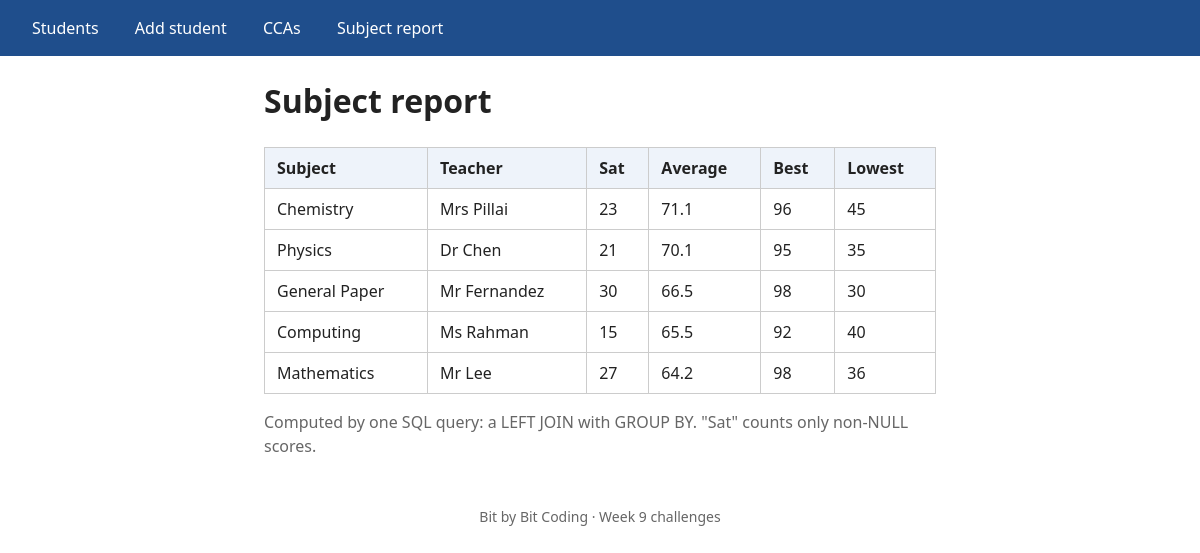
Screenshot of /report with the database file from the repository.
### tables this page shows
CREATE TABLE subjects (
    subject_id  INTEGER PRIMARY KEY,
    name        TEXT NOT NULL UNIQUE,
    teacher     TEXT NOT NULL
);

### week-09-flask-sqlite-crud/Answers/challenges-1-3-school/app.py (the view)
@app.route("/report")
def report():
    rows = get_db().execute("""
        SELECT su.name, su.teacher, COUNT(sc.score) AS sat, ROUND(AVG(sc.score), 1) AS average,
               MAX(sc.score) AS best, MIN(sc.score) AS lowest
        FROM subjects AS su LEFT JOIN scores AS sc ON sc.subject_id = su.subject_id
        GROUP BY su.subject_id ORDER BY average DESC
    """).fetchall()
    return render_template("report.html", rows=rows)

### week-09-flask-sqlite-crud/Answers/challenges-1-3-school/db.py (called while the page is built)
def get_db():
    if "db" not in g:
        g.db = sqlite3.connect(current_app.config["DATABASE"])
        g.db.row_factory = sqlite3.Row            # rows behave like dictionaries: row["name"]
        g.db.execute("PRAGMA foreign_keys = ON")   # must be switched on for EVERY connection
    return g.db

### week-09-flask-sqlite-crud/Answers/challenges-1-3-school/templates/report.html (shortened to what this page needs)
{% extends "base.html" %}
{% block content %}
<h1>Subject report</h1>
<table>
  <tr><th>Subject</th><th>Teacher</th><th>Sat</th><th>Average</th><th>Best</th><th>Lowest</th></tr>
  {% for r in rows %}
  <tr><td>{{ r.name }}</td><td>{{ r.teacher }}</td><td>{{ r.sat }}</td><td>{{ r.average }}</td><td>{{ r.best }}</td><td>{{ r.lowest }}</td></tr>
  {% endfor %}
</table>
<p class="muted">Computed by one SQL query: a LEFT JOIN with GROUP BY. "Sat" counts only non-NULL scores.</p>
{% endblock %}

### week-09-flask-sqlite-crud/Answers/challenges-1-3-school/static/style.css (style rules this page uses)
:root { --blue: #1f4e8c; --light: #eef3fa; --good: #e3f4e6; }
body { font-family: system-ui, sans-serif; font-size: 1rem; line-height: 1.5; margin: 0; color: #222; }
table { border-collapse: collapse; width: 100%; }
th, td { border: 1px solid #ccc; padding: 0.5rem 0.75rem; text-align: left; }
th { background: var(--light); }
.muted { color: #666; }

### rows the page displays
subjects: name "Chemistry", teacher "Mrs Pillai", sat "23", average "71.1", best "96", lowest "45"
subjects: name "Physics", teacher "Dr Chen", sat "21", average "70.1", best "95", lowest "35"
subjects: name "General Paper", teacher "Mr Fernandez", sat "30", average "66.5", best "98", lowest "30"
subjects: name "Computing", teacher "Ms Rahman", sat "15", average "65.5", best "92", lowest "40"
subjects: name "Mathematics", teacher "Mr Lee", sat "27", average "64.2", best "98", lowest "36"
